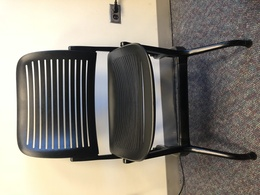
%> input picture chairs1.jpg, 260 x 195 px, shrunk from 4032 x 3024 before the run
$ octave --eval "result = edgedetect(imread('chairs1.jpg'));"   (GNU Octave 9; MATLAB toolbox functions it lacks are replaced by stand-ins)
%> lines starting %> are read from the running program, lines starting %| are printed output that depends on the picture; in (x1, y1, x2, y2) boxes, pixels count from 0 and x2, y2 are one past the last pixel; in counts of white or black regions, pixels touching at a corner belong together; the program's own positions count from 1
### bpfilter.m
function g = bpfilter(f,r)
%UNTITLED8 Summary of this function goes here
%   Detailed explanation goes here
f=double(f);
f=fft2(f);
f=fftshift(f);
[m,n]=size(f);
m1=fix(m/2);
n1=fix(n/2);
for i=1:m
    for j=1:n
        d=sqrt((i-m1)^2+(j-n1)^2);
        h1(i,j)=exp(-d^2/2/r^2);
    end
end
g=f.*h1;
g=ifftshift(g);
g=ifft2(g);
g=mat2gray(real(g));
end

### edgedetect.m
function [h,edge2] = edgedetect(f)
%UNTITLED10 Summary of this function goes here
%   Detailed explanation goes here
% Gaussian low pass
f1 = rgb2gray(f);
f1 = bpfilter(f1,50);
% imshow(f1)
% canny dege
threshold=[0.01,0.17];
sigma=2;
img_edge = edge(double(f1),'canny',threshold,sigma)*255;
% figure,imshow(img_edge,[]);
% title('canny edge detect');
% dilate
% S1 = strel('disk',3);
S1 = [0 1 0; 1 1 1; 0 1 0];
g_di=imdilate(img_edge,S1);
edge2 = g_di;
% imshow(g_di)
% Showing edge in original image
h = f;
% imshow(h)
[m,n,c] = size(h);
for i=10:m-10
    for j=10:n-10
        if g_di(i,j)==255
            h(i,j,1)=225; h(i,j,2)=0;h(i,j,3)=0;
            h(i-1,j,1)=225; h(i-1,j,2)=0;h(i-1,j,3)=0;
            h(i,j-1,1)=225; h(i,j-1,2)=0;h(i,j-1,3)=0;
            h(i+1,j,1)=225; h(i+1,j,2)=0;h(i+1,j,3)=0;
            h(i,j+1,1)=225; h(i,j+1,2)=0;h(i,j+1,3)=0;
        end
    end
end

end
%> in edgedetect, `f1 = rgb2gray(f);`:
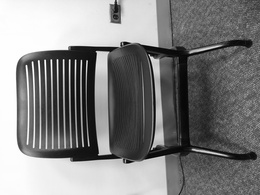
%> f1: size 195x260 uint8; min 0, max 255, mean 130.5
%> after the loop in bpfilter, `for i=1:m`:
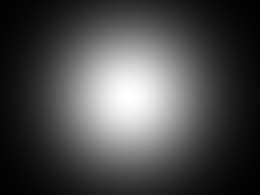
%> h1: size 195x260 double; min 0.00499, max 1, mean 0.291
%> in bpfilter, `g=mat2gray(real(g));`:
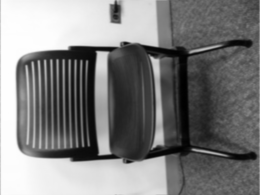
%> g: size 195x260 double; min 0, max 1, mean 0.498
%> in edgedetect, `img_edge = edge(double(f1),'canny',threshold,sigma)*255;`:
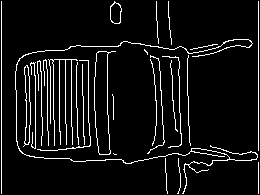
%> img_edge: size 195x260 double; 7% white in thin lines or dots
%> in edgedetect, `g_di=imdilate(img_edge,S1);`:
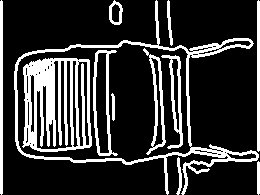
%> g_di: size 195x260 double; 20.6% white; 12 white regions, largest, box (x1, y1, x2, y2) and area: (22, 58, 92, 152) 3794, (14, 0, 259, 195) 3109, (93, 50, 118, 156) 708
%> in edgedetect, h is the input picture: size 195x260x3 uint8; mean R, G, B 135.3, 129.9, 120.5
%> after the loop in edgedetect, `for i=10:m-10`:
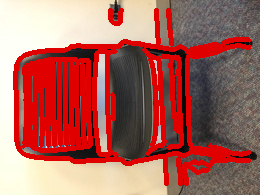
%> h: size 195x260x3 uint8; mean R, G, B 170.4, 102.4, 93.9

$ run again, on chairs2.jpg
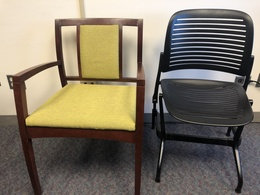
%> input picture chairs2.jpg, 260 x 195 px, shrunk from 4032 x 3024 before the run
%> in edgedetect, `img_edge = edge(double(f1),'canny',threshold,sigma)*255;`:
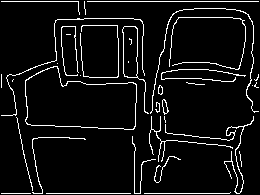
%> img_edge: size 195x260 double; 6.7% white in thin lines or dots
%> g_di: size 195x260 double; 19.3% white; 17 white regions (3 under 20 px), largest, box (x1, y1, x2, y2) and area: (121, 7, 260, 195) 3379, (0, 17, 146, 195) 2537, (60, 24, 120, 79) 884
%> in edgedetect, h is the input picture: size 195x260x3 uint8; mean R, G, B 128, 118.9, 102.9
%> after the loop in edgedetect, `for i=10:m-10`:
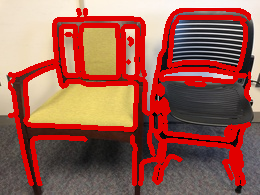
%> h: size 195x260x3 uint8; mean R, G, B 157, 94.2, 81.2

$ run again, on chairs3.jpg
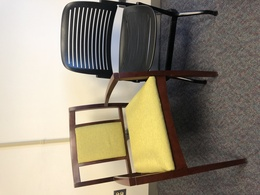
%> input picture chairs3.jpg, 260 x 195 px, shrunk from 4032 x 3024 before the run
%> in edgedetect, `img_edge = edge(double(f1),'canny',threshold,sigma)*255;`:
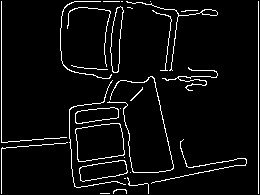
%> img_edge: size 195x260 double; 5.2% white in thin lines or dots
%> g_di: size 195x260 double; 15% white; 10 white regions, largest, box (x1, y1, x2, y2) and area: (0, 0, 248, 195) 4202, (59, 0, 125, 80) 930, (125, 0, 219, 72) 817
%> in edgedetect, h is the input picture: size 195x260x3 uint8; mean R, G, B 146.2, 137.1, 120.5
%> after the loop in edgedetect, `for i=10:m-10`:
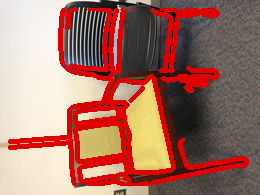
%> h: size 195x260x3 uint8; 18.94% of pixels changed, all inside (x1, y1, x2, y2) = (8, 8, 249, 186)

$ run again, on checkerboard1024-shaded.tif
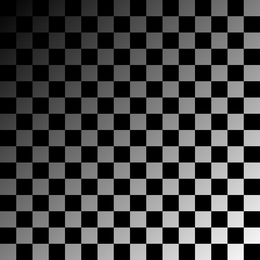
%> input picture checkerboard1024-shaded.tif, 260 x 260 px, shrunk from 1024 x 1024 before the run
%> in edgedetect, f1 is the input picture: size 260x260 uint8; min 0, max 255, mean 63.8
%> in edgedetect, `img_edge = edge(double(f1),'canny',threshold,sigma)*255;`:
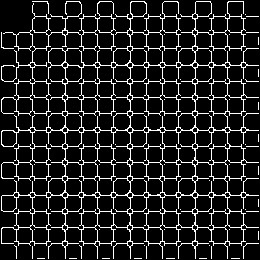
%> img_edge: size 260x260 double; 13.2% white in thin lines or dots
%> g_di: size 260x260 double; 35.6% white; 15 white regions, largest, box (x1, y1, x2, y2) and area: (0, 0, 260, 260) 23712, (257, 165, 260, 176) 29, (257, 230, 260, 241) 29
%> after the loop in edgedetect, `for i=10:m-10`:
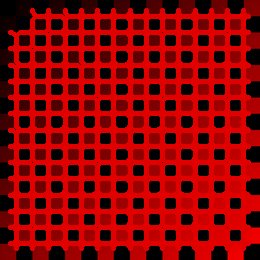
%> h: size 260x260x3 uint8; mean R, G, B 139, 0, 0
